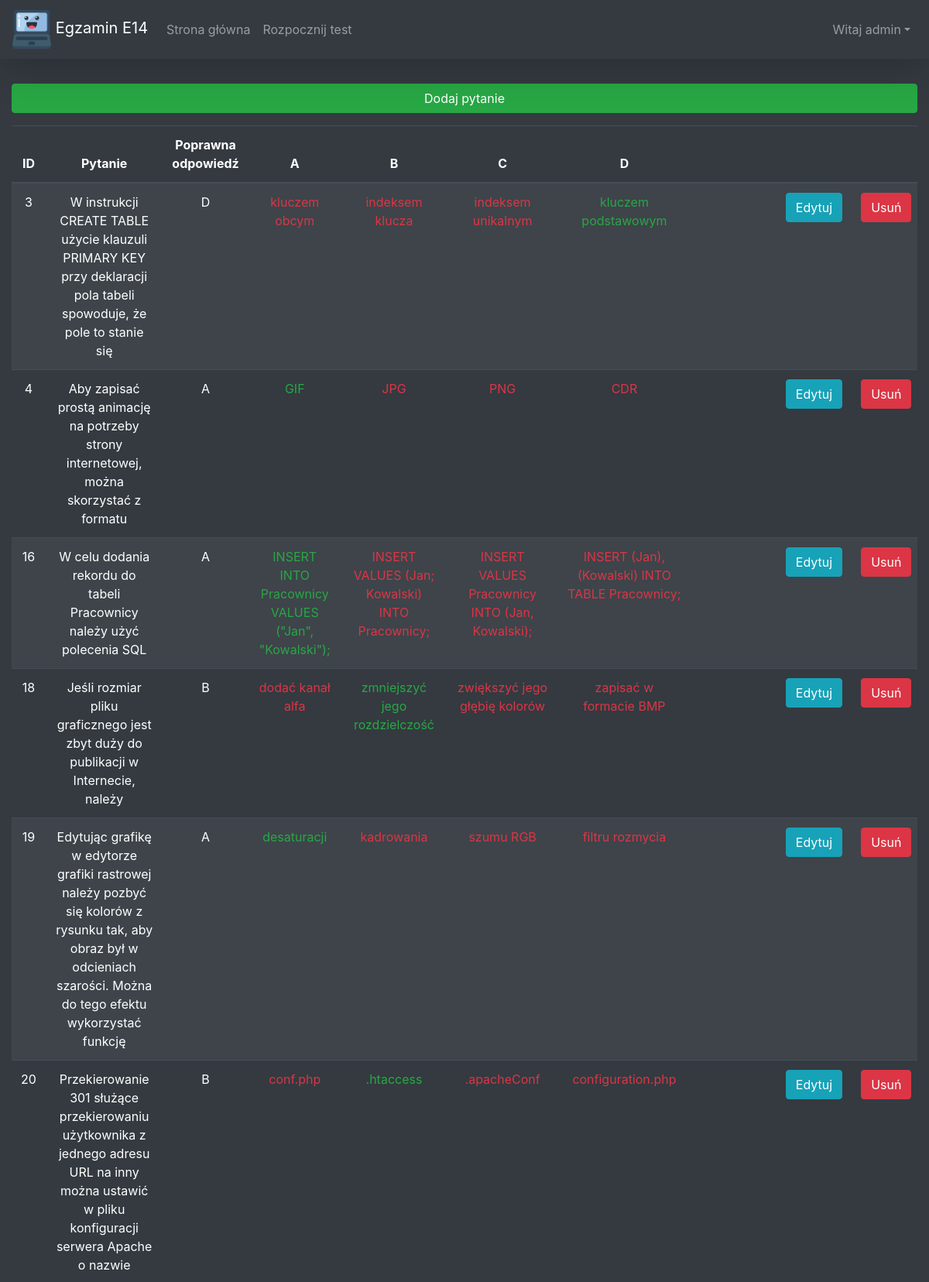
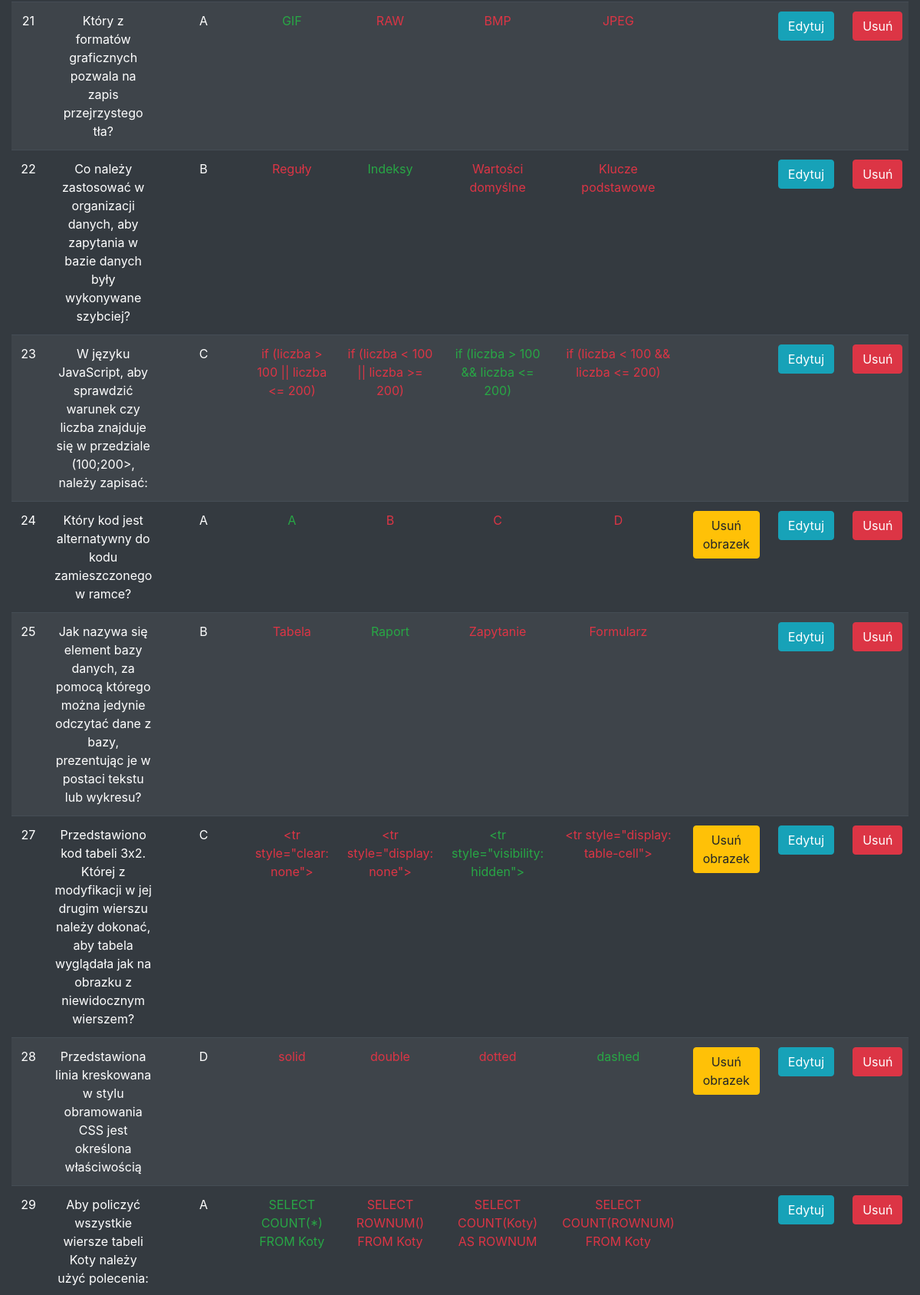
Screenshot of /pages/questionPanel.php (signed in, upper part) with the database file from the repository (2 pictures, top to bottom).
### tables this page shows
CREATE TABLE `pytania` (
  `id` int(11) NOT NULL,
  `pytanie` text NOT NULL,
  `obrazek` text,
  `odpowiedz` varchar(1) NOT NULL,
  `odpowiedz_a` text NOT NULL,
  `odpowiedz_b` text NOT NULL,
  `odpowiedz_c` text NOT NULL,
  `odpowiedz_d` text NOT NULL,
  `good_answers` int(11) NOT NULL DEFAULT '0',
  `all_answers` int(11) NOT NULL DEFAULT '0'
);

### scripts/generate_questions_table.php (the view, shortened to what this page needs)
<?php
echo ('<div class="table-responsive"><table class="table table-striped table-dark table-hover">');
echo ('<thead><tr>');
echo ('<th scope="col">ID</th>');
echo ('<th scope="col">Pytanie</th>');
echo ('<th scope="col">Poprawna odpowiedź</th>');
echo ('<th scope="col">A</th>');
echo ('<th scope="col">B</th>');
echo ('<th scope="col">C</th>');
echo ('<th scope="col">D</th>');
echo ('<th scope="col"></th>');
echo ('<th scope="col"></th>');
echo ('<th scope="col"></th>');
echo ('</thead></tr>');
echo ("<tbody>");
$conn = include("database_con.php");
$stmt = $conn->prepare("SELECT * FROM pytania");
$stmt->execute();
$result = $stmt->get_result();
while ($row = $result->fetch_assoc()) {
    echo ('<tr>');
    echo ('<td>' . $row["id"] . '</td>');
    echo ('<td>' . $row["pytanie"] . '</td>');
    echo ('<td>' . $row["odpowiedz"] . '</td>');
    if ($row["odpowiedz"] == "A")
        echo ('<td class="text-success">' . $row["odpowiedz_a"] . '</td>');
    else
        echo ('<td class="text-danger">' . $row["odpowiedz_a"] . '</td>');
    if ($row["odpowiedz"] == "B")
        echo ('<td class="text-success">' . $row["odpowiedz_b"] . '</td>');
    else
        echo ('<td class="text-danger">' . $row["odpowiedz_b"] . '</td>');
    if ($row["odpowiedz"] == "C")
        echo ('<td class="text-success">' . $row["odpowiedz_c"] . '</td>');
    else
        echo ('<td class="text-danger">' . $row["odpowiedz_c"] . '</td>');
    if ($row["odpowiedz"] == "D")
        echo ('<td class="text-success">' . $row["odpowiedz_d"] . '</td>');
    else
        echo ('<td class="text-danger">' . $row["odpowiedz_d"] . '</td>');
    if ($row["obrazek"] != null)
        echo ('<td style="width: 150px;"><form action="../scripts/delete_image.php" method="POST"><input type="hidden" id="questionId" name="questionId" value="' . $row["id"] . '"><button type="submit" class="btn btn-warning">Usuń obrazek</button></form></td>');
    else
        echo ('<td></td>');
    echo ('<td><form action="editQuestion.php" method="POST"><input type="hidden" id="questionId" name="questionId" value="' . $row["id"] . '"><button type="submit" class="btn btn-info">Edytuj</button></form></td>');
    echo ('<td><form action="../scripts/delete_question.php" method="POST"><input type="hidden" id="questionId" name="questionId" value="' . $row["id"] . '"><button type="submit" class="btn btn-danger">Usuń</button></form></td>');
    echo ('</tr>');
}
echo ('</tbody></table></div>');

### css/style.css (style rules this page uses)
.fill-height { min-height: 100vh; }

### rows the page displays
pytania: id "3", pytanie "W instrukcji CREATE TABLE użycie klauzuli PRIMARY KEY przy deklaracji pola tabeli spowoduje, że pole to stanie się", odpowiedz "D", odpowiedz_a "kluczem obcym", odpowiedz_b "indeksem klucza", odpowiedz_c "indeksem unikalnym", odpowiedz_d "kluczem podstawowym"
pytania: id "4", pytanie "Aby zapisać prostą animację na potrzeby strony internetowej, można skorzystać z formatu", odpowiedz "A", odpowiedz_a "GIF", odpowiedz_b "JPG", odpowiedz_c "PNG", odpowiedz_d "CDR"
pytania: id "16", pytanie "W celu dodania rekordu do tabeli Pracownicy należy użyć polecenia SQL", odpowiedz "A", odpowiedz_a "INSERT INTO Pracownicy VALUES (\"Jan\", \"Kowalski\");", odpowiedz_b "INSERT VALUES (Jan; Kowalski) INTO Pracownicy;", odpowiedz_c "INSERT VALUES Pracownicy INTO (Jan, Kowalski);", odpowiedz_d "INSERT (Jan), (Kowalski) INTO TABLE Pracownicy;"
pytania: id "18", pytanie "Jeśli rozmiar pliku graficznego jest zbyt duży do publikacji w Internecie, należy", odpowiedz "B", odpowiedz_a "dodać kanał alfa", odpowiedz_b "zmniejszyć jego rozdzielczość", odpowiedz_c "zwiększyć jego głębię kolorów", odpowiedz_d "zapisać w formacie BMP"
pytania: id "19", pytanie "Edytując grafikę w edytorze grafiki rastrowej należy pozbyć się kolorów z rysunku tak, aby obraz był w odcieniach szarości. Można do tego efektu wykorzystać funkcję", odpowiedz "A", odpowiedz_a "desaturacji", odpowiedz_b "kadrowania", odpowiedz_c "szumu RGB", odpowiedz_d "filtru rozmycia"
pytania: id "20", pytanie "Przekierowanie 301 służące przekierowaniu użytkownika z jednego adresu URL na inny można ustawić w pliku konfiguracji serwera Apache o nazwie", odpowiedz "B", odpowiedz_a "conf.php", odpowiedz_b ".htaccess", odpowiedz_c ".apacheConf", odpowiedz_d "configuration.php"
pytania: id "21", pytanie "Który z formatów graficznych pozwala na zapis przejrzystego tła?", odpowiedz "A", odpowiedz_a "GIF", odpowiedz_b "RAW", odpowiedz_c "BMP", odpowiedz_d "JPEG"
pytania: id "22", pytanie "Co należy zastosować w organizacji danych, aby zapytania w bazie danych były wykonywane szybciej?", odpowiedz "B", odpowiedz_a "Reguły", odpowiedz_b "Indeksy", odpowiedz_c "Wartości domyślne", odpowiedz_d "Klucze podstawowe"
pytania: id "23", pytanie "W języku JavaScript, aby sprawdzić warunek czy liczba znajduje się w przedziale (100;200>, należy zapisać:", odpowiedz "C", odpowiedz_a "if (liczba > 100 || liczba <= 200)", odpowiedz_b "if (liczba < 100 || liczba >= 200)", odpowiedz_c "if (liczba > 100 && liczba <= 200)", odpowiedz_d "if (liczba < 100 && liczba <= 200)"
pytania: id "24", pytanie "Który kod jest alternatywny do kodu zamieszczonego w ramce?", odpowiedz "A", odpowiedz_a "A", odpowiedz_b "B", odpowiedz_c "C", odpowiedz_d "D"
pytania: id "25", pytanie "Jak nazywa się element bazy danych, za pomocą którego można jedynie odczytać dane z bazy, prezentując je w postaci tekstu lub wykresu?", odpowiedz "B", odpowiedz_a "Tabela", odpowiedz_b "Raport", odpowiedz_c "Zapytanie", odpowiedz_d "Formularz"
pytania: id "27", pytanie "Przedstawiono kod tabeli 3x2. Której z modyfikacji w jej drugim wierszu należy dokonać, aby tabela wyglądała jak na obrazku z niewidocznym wierszem?", odpowiedz "C", odpowiedz_a "<tr style=\"clear: none\">", odpowiedz_b "<tr style=\"display: none\">", odpowiedz_c "<tr style=\"visibility: hidden\">", odpowiedz_d "<tr style=\"display: table-cell\">"
pytania: id "28", pytanie "Przedstawiona linia kreskowana w stylu obramowania CSS jest określona właściwością", odpowiedz "D", odpowiedz_a "solid", odpowiedz_b "double", odpowiedz_c "dotted", odpowiedz_d "dashed"
pytania: id "29", pytanie "Aby policzyć wszystkie wiersze tabeli Koty należy użyć polecenia:", odpowiedz "A", odpowiedz_a "SELECT COUNT(*) FROM Koty", odpowiedz_b "SELECT ROWNUM() FROM Koty", odpowiedz_c "SELECT COUNT(Koty) AS ROWNUM", odpowiedz_d "SELECT COUNT(ROWNUM) FROM Koty"

### other values shown
$_SESSION["user"] "admin"
